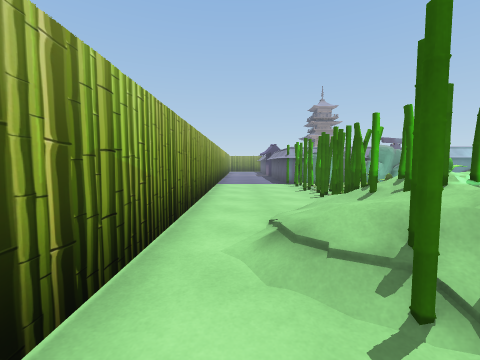
View 1 (above)

24 first-person views from a walk through a Unity game level. The camera is 1.3 m above the floor, tilts 4° down and sees 90° across. The floor is counted in squares, 1 m on a side. Each view is taken from the middle of a square. On the plan, view 1 faces up. The plan holds only what a view shows up to about 12 squares ahead; the rest is blank. The place goes on beyond the plan. The player character is not drawn. Some surface patterns are stand-ins.

View 2
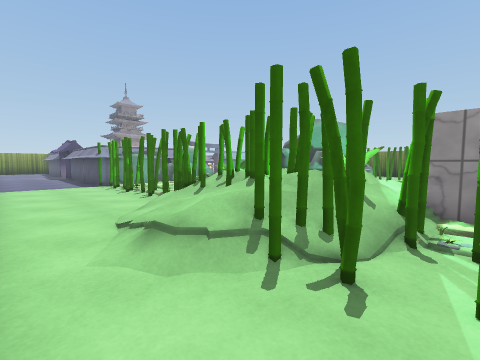

View 3
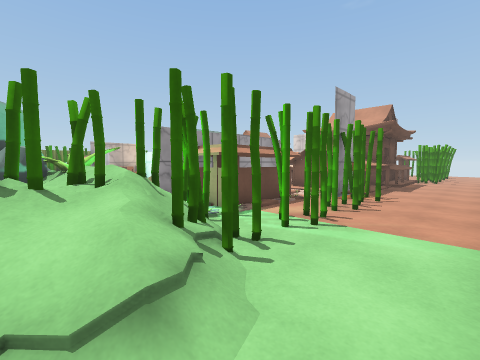

View 4
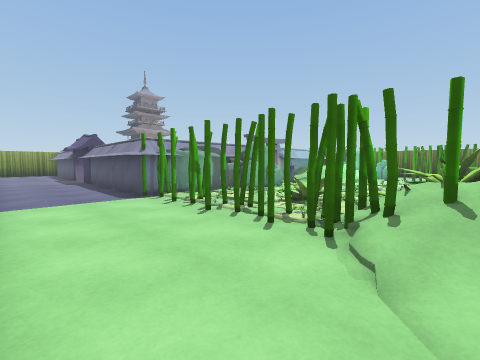

View 5
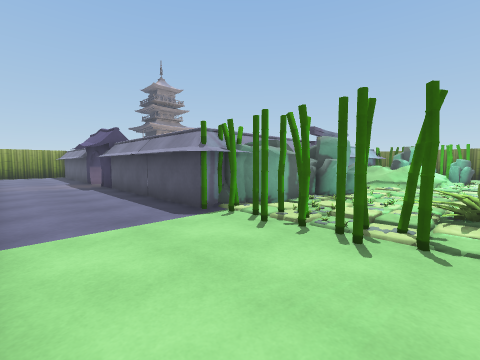

View 6
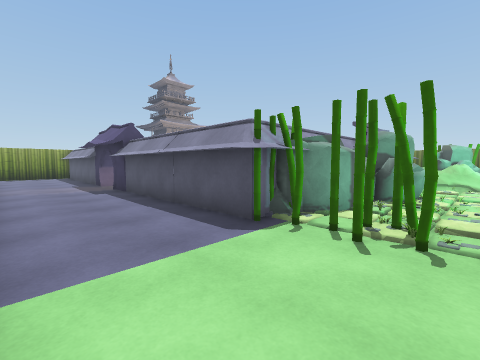

View 7
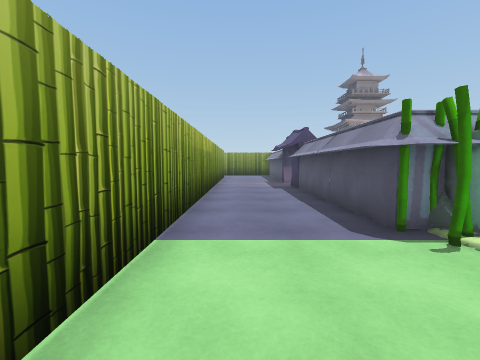

View 8
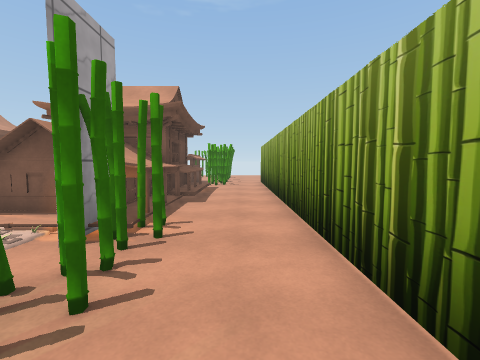

View 9
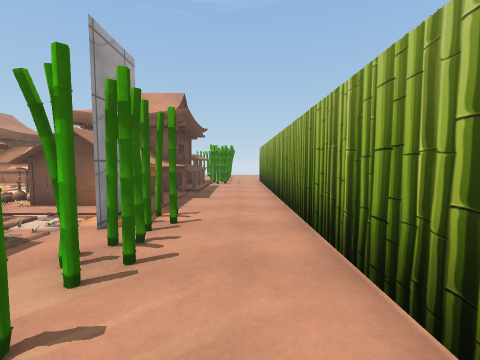

View 10
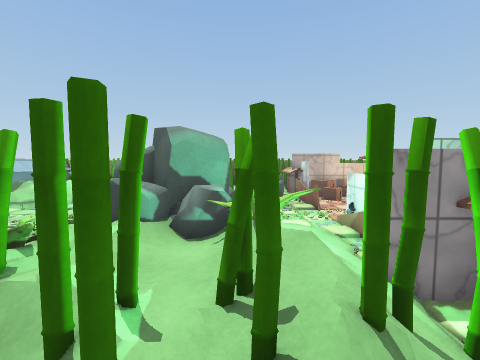

View 11
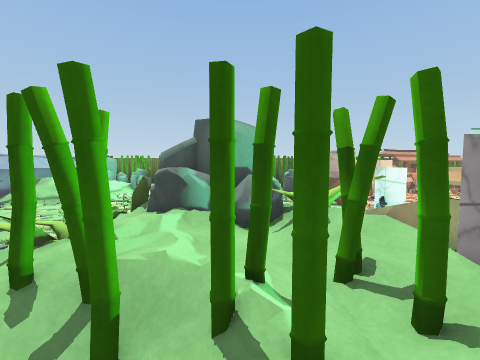

View 12
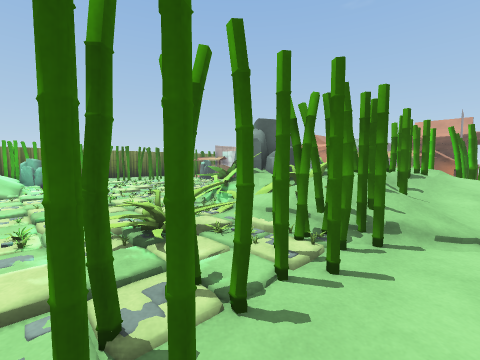

View 13
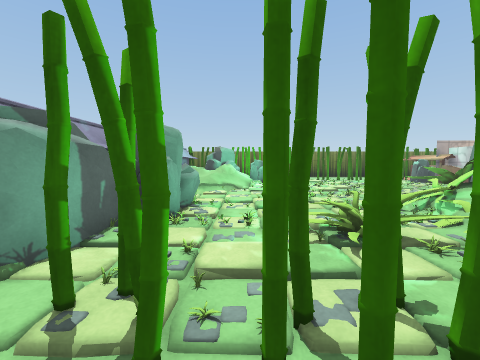

View 14
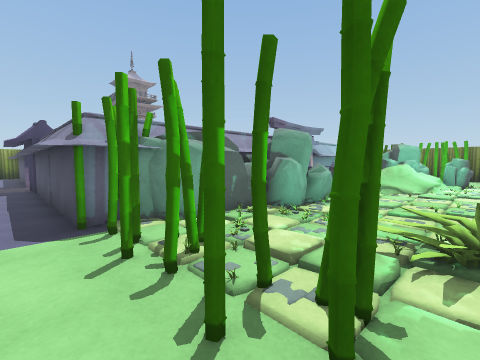

View 15
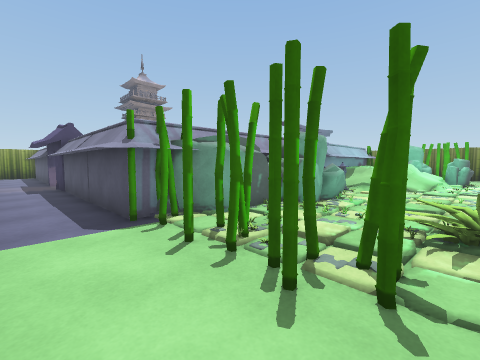

View 16
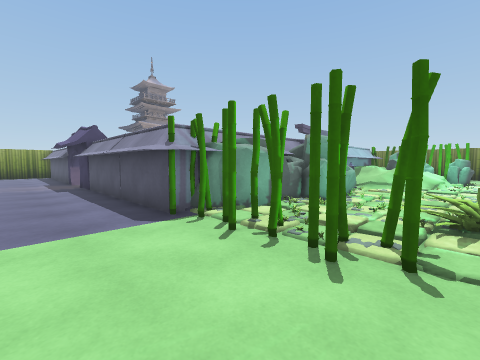

View 17
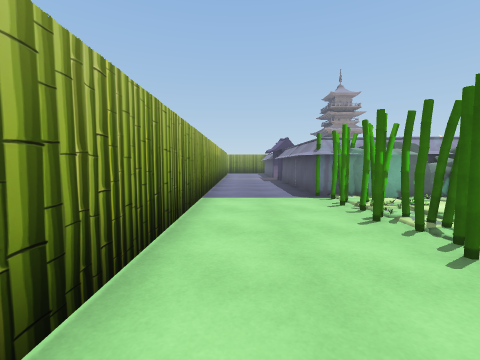

View 18
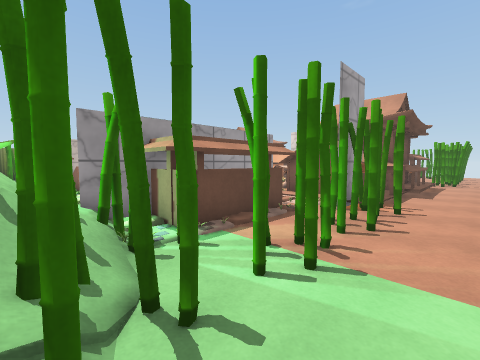

View 19
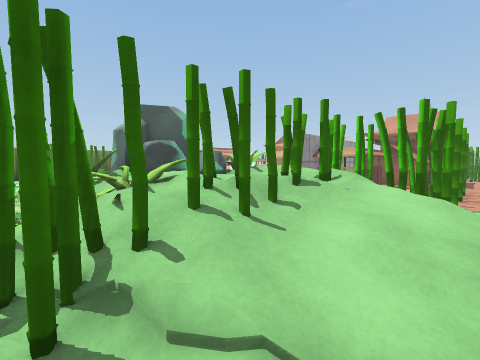

View 20
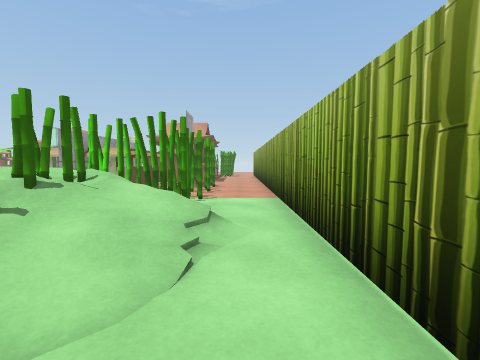

View 21
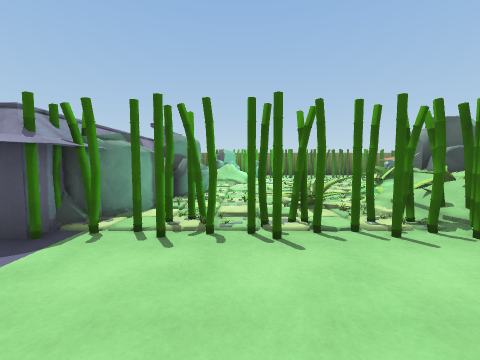

View 22
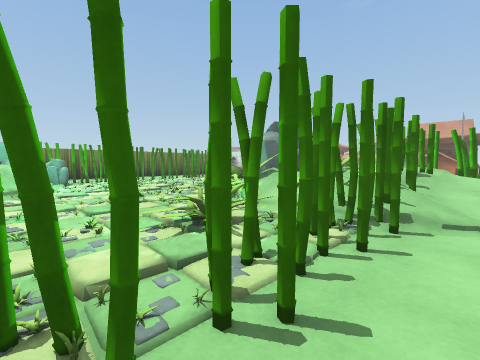

View 23
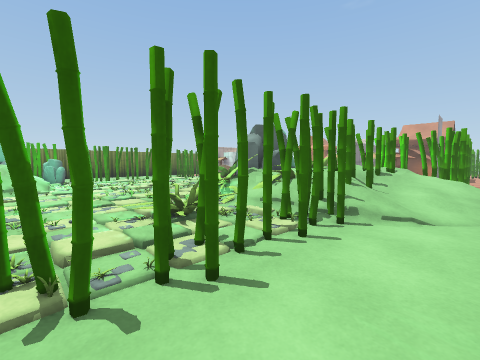

View 24
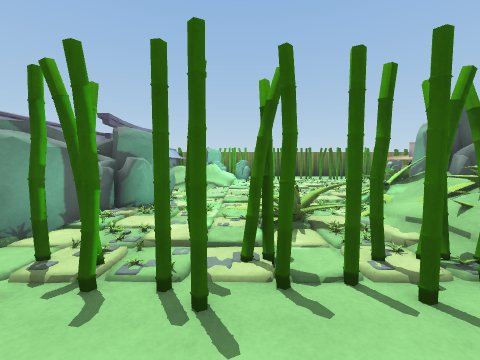

### Floor plan
Key: @ floor where view 1 was taken; # wall or solid block; x gap in a wall; . main floor; : floor 0.25 m higher than the main floor; + floor 0.5 m higher than the main floor; * floor 0.75 m higher than the main floor; % floor 1 m higher than the main floor; & floor 1.25 m higher than the main floor; / step, stairs or slope; = window, fence, low wall or low ledge; ^ raised ledge; T thing the floor can be seen under or through; H house; G gate; O other object.
Columns run from 2 left of view 1 to 16 right of it. Each row starts with its distance up from view 1.
 23 #....#
 22 #....#
 21 #....#
 20 #....#
 19 #....#
 18 #....#
 17 #....#
 16 #....##        ##
 15 #....##O O O  G^^
 14 #....TT.OO O  O+
 13 #....TT..O:OO.: %%&
 12 #....TT:.O.O:.. :**
 11 #....TT:O..:O..:
 10 #....TT. O..O:..
  9 #....TT.OO O.
  8 #....TT#O O:.
  7 #.../### O O:
  6 #.../### O O
  5 #..//###OOO OO
  4 #..//##*O O O
  3 #.///##xOOOO
  2 #../###& O+
  1 #...####+
  0 #.@.###### =   ==
 -1 #...###### #O##=#
 -2 #.....##       ..
 -3 #...#x##
 -4 #...x.##
 -5 #...##O:
 -6 #...##HHH
 -7 #...HHH H
 -8 #...HH
 -9 #...HHHH

Where each view was taken, in squares from view 1:
view 1: 0 up, 0 right, facing up
view 2: 0 up, 1 left, facing up-right
view 3: 4 up, 1 left, facing down-right
view 4: 6 up, 1 left, facing up-right
view 5: 10 up, 1 left, facing up-right
view 6: 12 up, 1 left, facing up-right
view 7: 11 up, 0 right, facing up
view 8: 1 down, 0 right, facing down
view 9: 0 up, 0 right, facing down
view 10: 3 up, 2 right, facing right
view 11: 4 up, 2 right, facing right
view 12: 12 up, 2 right, facing down-right
view 13: 12 up, 2 right, facing right
view 14: 10 up, 2 right, facing up-right
view 15: 10 up, 1 right, facing up-right
view 16: 10 up, 0 right, facing up-right
view 17: 6 up, 0 right, facing up
view 18: 2 up, 0 right, facing down-right
view 19: 8 up, 1 right, facing down-right
view 20: 8 up, 0 right, facing down
view 21: 12 up, 1 left, facing right
view 22: 13 up, 2 right, facing down-right
view 23: 13 up, 1 right, facing down-right
view 24: 11 up, 1 right, facing right
